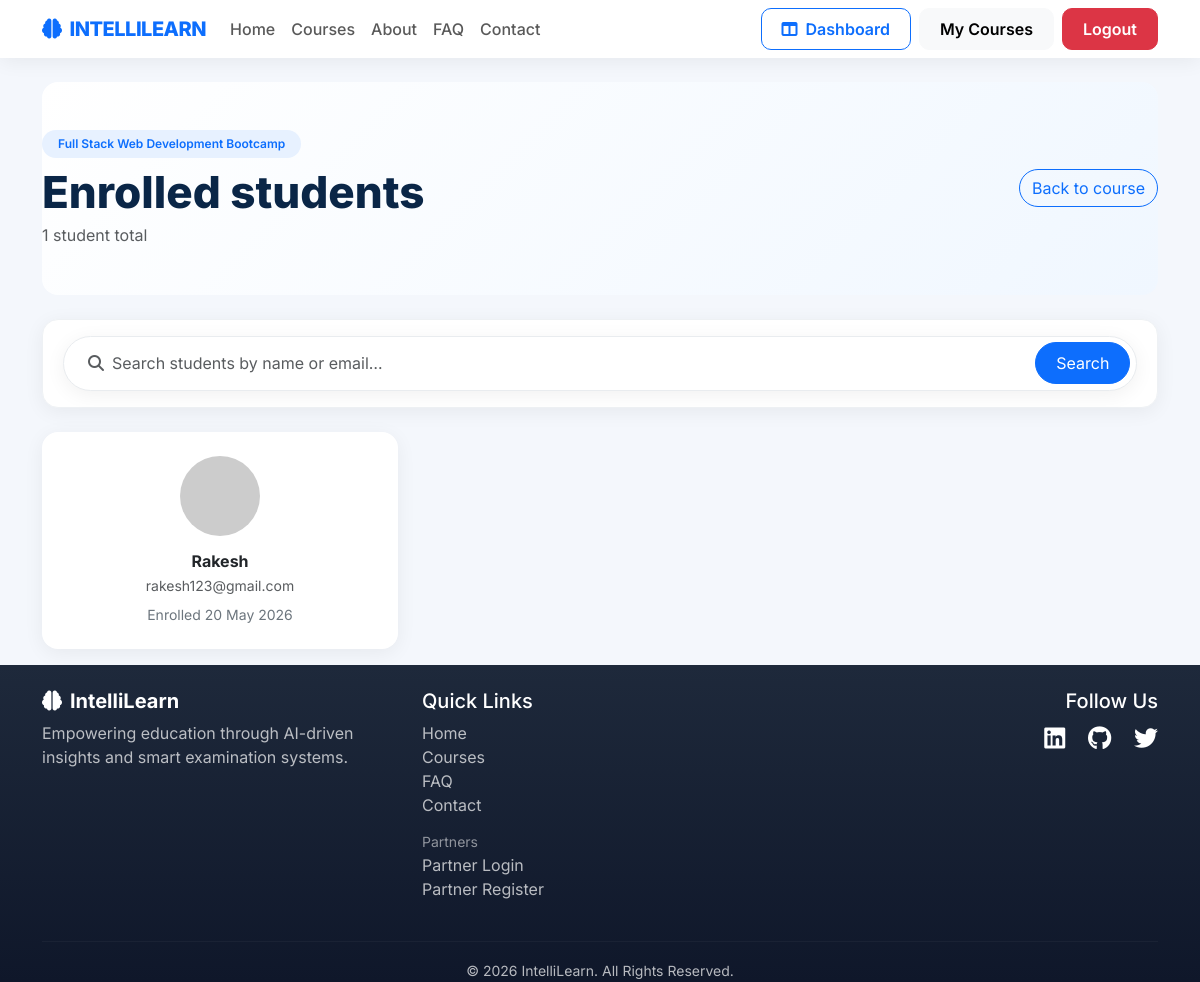
Page /course/8/students/ (signed in) on the committed database.
### courses/models.py (models this page shows, shortened)
class Course(models.Model):
    title = models.CharField(max_length=200)
    description = models.TextField()
    price = models.DecimalField(
        max_digits=8,
        decimal_places=2
    )
    duration = models.CharField(max_length=100)
    instructor = models.ForeignKey(
        Instructor,
        on_delete=models.CASCADE
    )
    thumbnail = models.ImageField(
        upload_to='course_thumbnails/'
    )
    banner = models.ImageField(
        upload_to='course_banners/',
        blank=True,
        null=True
    )
    what_you_will_learn = models.TextField(
        help_text="Add learning outcomes"
    )
    curriculum = models.TextField(
        help_text="Add syllabus or topics"
    )
    certificate_info = models.TextField(
        blank=True,
        null=True
    )
    requirements = models.TextField(
        blank=True,
        null=True
    )
    target_audience = models.TextField(
        blank=True,
        null=True
    )
    is_active = models.BooleanField(default=True)
    created_at = models.DateTimeField(
        auto_now_add=True
    )
    updated_at = models.DateTimeField(
        auto_now=True
    )
    institute = models.ForeignKey(
    Institute,
    on_delete=models.CASCADE,
    null=True,
    blank=True
)

class Enrollment(models.Model):
    student = models.ForeignKey(
        User,
        on_delete=models.CASCADE
    )
    course = models.ForeignKey(
        Course,
        on_delete=models.CASCADE
    )
    enrolled_at = models.DateTimeField(
        auto_now_add=True
    )

### courses/views.py (the view)
@login_required
def course_students(request, pk):
    course = get_object_or_404(Course, pk=pk)
    queryset = Enrollment.objects.filter(
        course=course
    ).select_related('student').order_by('-enrolled_at')
    q = get_search_term(request)
    if q:
        queryset = queryset.filter(
            Q(student__username__icontains=q)
            | Q(student__email__icontains=q)
        )
    page_obj = paginate(request, queryset, per_page=12)
    context = list_page_context(request, page_obj, 'Search students by name or email…')
    context['course'] = course
    context['total_students'] = Enrollment.objects.filter(course=course).count()
    return render(request, 'courses/course_students.html', context)

### main/context_processors.py (called while the page is built)
def user_navigation(request):
    is_institute_user = False
    is_instructor_user = False
    is_student_user = False
    if request.user.is_authenticated:
        is_institute_user = Institute.objects.filter(user=request.user).exists()
        is_instructor_user = Instructor.objects.filter(user=request.user).exists()
        is_student_user = not is_institute_user and not is_instructor_user
    return {
        'is_institute_user': is_institute_user,
        'is_instructor_user': is_instructor_user,
        'is_student_user': is_student_user,
    }

### main/utils.py (called while the page is built)
def get_search_term(request, param='q'):
    return request.GET.get(param, '').strip()

def pagination_query_string(request, exclude=None):
    if exclude is None:
        exclude = {'page'}
    pairs = []
    for key in request.GET:
        if key in exclude:
            continue
        value = request.GET.get(key, '').strip()
        if value:
            pairs.append((key, value))
    return urlencode(pairs)

def paginate(request, queryset, per_page=10, page_param='page'):
    paginator = Paginator(queryset, per_page)
    page_number = request.GET.get(page_param, 1)
    try:
        return paginator.page(page_number)
    except PageNotAnInteger:
        return paginator.page(1)
    except EmptyPage:
        return paginator.page(paginator.num_pages)

def list_page_context(request, page_obj, search_placeholder='Search…'):
    q = get_search_term(request)
    return {
        'page_obj': page_obj,
        'q': q,
        'query_string': pagination_query_string(request),
        'search_placeholder': search_placeholder,
        'has_filters': bool(q),
    }

### courses/templates/courses/course_students.html (shortened to what this page needs)
{% extends 'main/base.html' %}
{% block content %}
<section class="page-hero mb-4" data-il-animate>
    <div class="d-flex flex-column flex-md-row justify-content-between align-items-md-center gap-3">
        <div>
            <span class="badge badge-il-soft mb-2 px-3 py-2 rounded-pill">{{ course.title }}</span>
            <h1 class="page-hero-title mb-1">Enrolled students</h1>
            <p class="text-muted mb-0">{{ total_students }} student{{ total_students|pluralize }} total</p>
        </div>
        <a href="{% url 'course_detail' course.pk %}" class="btn btn-outline-primary rounded-pill">Back to course</a>
    </div>
</section>
{% include 'main/partials/list_toolbar.html' %}
{% if page_obj.object_list %}
<div class="row g-4">
    {% for enrollment in page_obj %}
    <div class="col-lg-4 col-md-6" data-il-animate>
        <div class="card card-il text-center p-4 h-100">
            <img src="https://ui-avatars.com/api/?name={{ enrollment.student.username }}&background=0D6EFD&color=fff&size=72"
                 class="rounded-circle mb-3 mx-auto" alt="">
            <h6 class="fw-bold mb-1">{{ enrollment.student.username }}</h6>
            <p class="text-muted small mb-2">{{ enrollment.student.email }}</p>
            <small class="text-secondary">Enrolled {{ enrollment.enrolled_at|date:"d M Y" }}</small>
        </div>
    </div>
    {% endfor %}
</div>
{% else %}
{% if not has_filters %}
<div class="shadow-sm">{% include 'main/partials/empty_state.html' with icon='fa-user-graduate' title='No students yet' description='Students who enroll will appear here.' %}</div>
{% endif %}
{% endif %}
{% endblock %}

### static/css/theme.css (style rules this page uses)
:root { --il-primary: #0d6efd; --il-primary-dark: #0a2647; --il-gradient-soft: linear-gradient(135deg, #ffffff 0%, #f0f7ff 100%); --il-shadow-sm: 0 4px 20px rgba(0, 0, 0, 0.06); --il-shadow-md: 0 12px 40px rgba(13, 110, 253, 0.12); --il-radius: 16px; --il-transition: 0.3s cubic-bezier(0.4, 0, 0.2, 1); }
body { background: #f4f7fc; }
.il-animate { animation: ilFadeUp 0.6s ease forwards; opacity: 0; }
.il-delay-1 { animation-delay: 0.1s; }
.il-delay-2 { animation-delay: 0.2s; }
.page-hero { padding: 3rem 0; background: var(--il-gradient-soft); border-radius: var(--il-radius); margin-bottom: 2rem; }
.page-hero-title { font-size: clamp(1.75rem, 4vw, 2.75rem); font-weight: 800; color: var(--il-primary-dark); line-height: 1.2; }
.badge-il-soft { background: #e7f1ff; color: var(--il-primary); font-weight: 600; }
.card-il { border: none; border-radius: var(--il-radius); box-shadow: var(--il-shadow-sm); transition: transform var(--il-transition), box-shadow var(--il-transition); background: #fff; }

### main/templates/main/base.html (style rules this page uses)
body { font-family: 'Inter', sans-serif; color: #2d3436; }

### rows in the picture
Course: title "Full Stack Web Development Bootcamp"
Enrollment: student.username "Rakesh", student.email "rakesh123@gmail.com", enrolled_at "20 May 2026"

### other values in the picture
{{ total_students }} "1"
